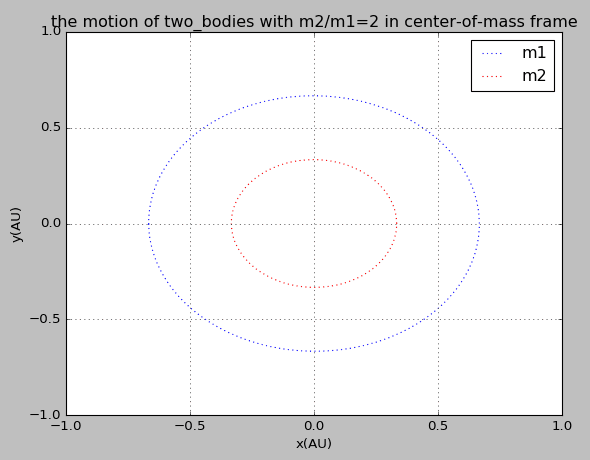

This chart was generated by the following Python code:
import math as ma
from matplotlib import pyplot as plt

class two_bodies:
    def __init__(self,m1m2,x0,vy0):
        # record rhe planet with the mass m1 as the sun
        # r
        self.n=m1m2   # m1m2=m2/m1
        self.x=[x0]
        self.y=[0]
        self.vx=[0]
        self.vy=[vy0]        
        self.dt=0.001

    def trajrctory(self):
        t=[0]
        while t[-1]<=1/ma.sqrt(1+self.n):   
            vxi=self.vx[-1]-4*ma.pi**2*(self.n+1)*self.x[-1]*self.dt
            xi=self.x[-1]+vxi*self.dt
            vyi=self.vy[-1]-4*ma.pi**2*(self.n+1)*self.y[-1]*self.dt
            yi=self.y[-1]+vyi*self.dt
            self.vx.append(vxi)
            self.x.append(xi)
            self.vy.append(vyi)
            self.y.append(yi)
            t.append(t[-1]+self.dt)
            

            
    def pl(self,style,slogan):
        plt.plot(self.x,self.y,style,label=slogan)

   


A=two_bodies(m1m2=2.,x0=-2./3.,vy0=-2*ma.pi*2./ma.sqrt(1+2))
A.trajrctory()
A.pl('b:','m1')

A=two_bodies(m1m2=2.,x0=1./3.,vy0=2*ma.pi/ma.sqrt(1+2))
A.trajrctory()
A.pl('r:','m2')


plt.title('the motion of two_bodies with m2/m1=2 in center-of-mass frame')
plt.xlim(-1,1)
plt.ylim(-1,1)
plt.xlabel('x(AU)')
plt.ylabel('y(AU)')
plt.grid()
plt.legend()
plt.show()
